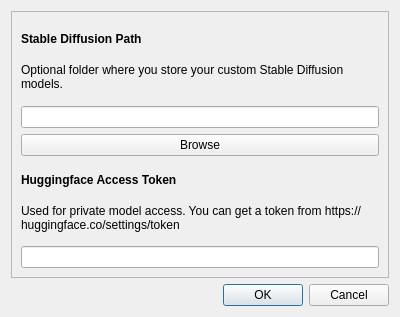
<?xml version="1.0" encoding="UTF-8"?>
<ui version="4.0">
 <class>Dialog</class>
 <widget class="QDialog" name="Dialog">
  <property name="geometry">
   <rect>
    <x>0</x>
    <y>0</y>
    <width>400</width>
    <height>317</height>
   </rect>
  </property>
  <property name="windowTitle">
   <string>Dialog</string>
  </property>
  <layout class="QGridLayout" name="gridLayout">
   <item row="0" column="0">
    <widget class="QFrame" name="frame">
     <property name="frameShape">
      <enum>QFrame::StyledPanel</enum>
     </property>
     <property name="frameShadow">
      <enum>QFrame::Raised</enum>
     </property>
     <layout class="QGridLayout" name="gridLayout_2">
      <item row="0" column="0">
       <widget class="QLabel" name="label">
        <property name="font">
         <font>
          <bold>true</bold>
         </font>
        </property>
        <property name="text">
         <string>Stable Diffusion Path</string>
        </property>
       </widget>
      </item>
      <item row="1" column="0">
       <widget class="QLabel" name="label_2">
        <property name="text">
         <string>Optional folder where you store your custom Stable Diffusion models.</string>
        </property>
        <property name="alignment">
         <set>Qt::AlignLeading|Qt::AlignLeft|Qt::AlignTop</set>
        </property>
        <property name="wordWrap">
         <bool>true</bool>
        </property>
       </widget>
      </item>
      <item row="2" column="0">
       <widget class="QLineEdit" name="sd_path"/>
      </item>
      <item row="3" column="0">
       <widget class="QPushButton" name="browseButton">
        <property name="text">
         <string>Browse</string>
        </property>
       </widget>
      </item>
      <item row="4" column="0">
       <widget class="QLabel" name="label_3">
        <property name="font">
         <font>
          <bold>true</bold>
         </font>
        </property>
        <property name="text">
         <string>Huggingface Access Token</string>
        </property>
       </widget>
      </item>
      <item row="5" column="0">
       <widget class="QLabel" name="label_4">
        <property name="text">
         <string>Used for private model access. You can get a token from https://huggingface.co/settings/token</string>
        </property>
        <property name="alignment">
         <set>Qt::AlignLeading|Qt::AlignLeft|Qt::AlignTop</set>
        </property>
        <property name="wordWrap">
         <bool>true</bool>
        </property>
       </widget>
      </item>
      <item row="6" column="0">
       <widget class="QLineEdit" name="hf_token"/>
      </item>
     </layout>
    </widget>
   </item>
   <item row="1" column="0">
    <widget class="QDialogButtonBox" name="buttonBox">
     <property name="orientation">
      <enum>Qt::Horizontal</enum>
     </property>
     <property name="standardButtons">
      <set>QDialogButtonBox::Cancel|QDialogButtonBox::Ok</set>
     </property>
    </widget>
   </item>
  </layout>
 </widget>
 <resources/>
 <connections>
  <connection>
   <sender>buttonBox</sender>
   <signal>accepted()</signal>
   <receiver>Dialog</receiver>
   <slot>accept()</slot>
   <hints>
    <hint type="sourcelabel">
     <x>248</x>
     <y>254</y>
    </hint>
    <hint type="destinationlabel">
     <x>157</x>
     <y>274</y>
    </hint>
   </hints>
  </connection>
  <connection>
   <sender>buttonBox</sender>
   <signal>rejected()</signal>
   <receiver>Dialog</receiver>
   <slot>reject()</slot>
   <hints>
    <hint type="sourcelabel">
     <x>316</x>
     <y>260</y>
    </hint>
    <hint type="destinationlabel">
     <x>286</x>
     <y>274</y>
    </hint>
   </hints>
  </connection>
 </connections>
</ui>
